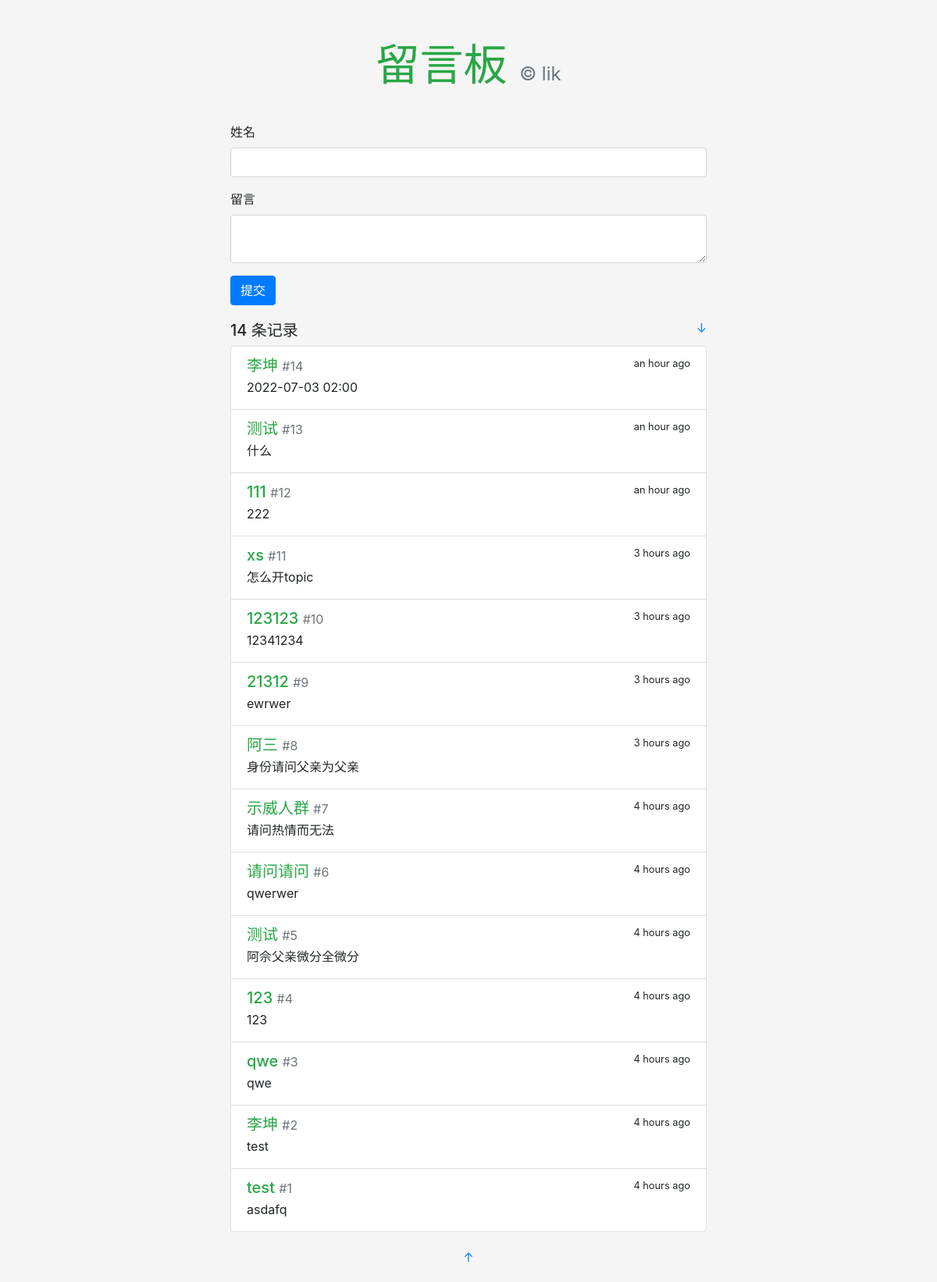
Screenshot of /msg with the database file from the repository.
### msg_board/models.py (models this page shows)
class Message(db.Model):
    id = db.Column(db.Integer, primary_key=True)
    name = db.Column(db.String(20))
    body = db.Column(db.String(200))
    timestamp = db.Column(db.DateTime, default=datetime.utcnow, index=True)

### msg_board/views.py (the view, shortened to what this page needs)
@app.route('/msg', methods=['GET', 'POST'])
def index():
    form = MsgForm()
    messages = Message.query.order_by(Message.timestamp.desc()).all()
    return render_template('index.html', form=form, messages=messages)

### msg_board/forms.py
class MsgForm(FlaskForm):
    name = StringField('姓名', validators=[DataRequired(), Length(1, 20)])
    body = TextAreaField('留言', validators=[DataRequired(), Length(1, 200)])
    submit = SubmitField('提交')

### msg_board/templates/index.html
{% extends 'base.html' %}
{% from 'bootstrap/form.html' import render_form %}
{% block content %}
    <div class="hello-form">
        {{ render_form(form, action=request.full_path) }}
    </div>
    <h5>{{ messages|length }} 条记录
        <small class="float-right">
            <a href="#bottom" title="Go Bottom">&darr;</a>
        </small>
    </h5>
    <div class="list-group">
        {% for message in messages %}
            <a class="list-group-item list-group-item-action flex-column">
                <div class="d-flex w-100 justify-content-between">
                    <h5 class="mb-1 text-success">{{ message.name }}
                        <small class="text-muted"> #{{ loop.revindex }}</small>
                    </h5>
                    <small data-toggle="tooltip" data-placement="top"
                           data-timestamp="{{ message.timestamp.strftime('%Y-%m-%dT%H:%M:%SZ') }}"
                           data-delay="500">
                        {{ moment(message.timestamp).fromNow(refresh=True) }}
                    </small>
                </div>
                <p class="mb-1">{{ message.body }}</p>
            </a>
        {% endfor %}
    </div>
{% endblock %}

### msg_board/templates/base.html (shortened to what this page needs)
<!DOCTYPE html>
<html lang="en">
<head>
    <link rel="stylesheet" href="{{ url_for('static', filename='css/bootstrap.min.css') }}" type="text/css">
    <link rel="stylesheet" href="{{ url_for('static', filename='css/style.css') }}" type="text/css">
</head>
<body>
<main class="container">
    <header>
        <h1 class="text-center display-4">
            <a href="{{ url_for('index') }}" class="text-success"><strong>留言板</strong></a>
            <small class="text-muted sub-title">&copy; lik</small>
        </h1>
    </header>
    {% block content %}{% endblock %}
    <footer class="text-center">
        {% block footer %}
            <p><a id="bottom" href="#" title="Go Top">&uarr;</a></p>
        {% endblock %}
    </footer>
</main>
</body>
</html>

### msg_board/static/css/style.css (style rules this page uses)
body { background-color: rgb(245, 245, 245) !important; }
p { overflow-wrap: break-word; word-wrap: break-word; }
.container { max-width: 640px !important; }
.hello-form { margin-bottom: 20px; }
header { margin: 50px 0 40px 0; }
header h1 { font-size: 60px; font-weight: bold; }
.sub-title { font-size: 24px; }
header a { text-decoration: none !important; }
footer { margin: 20px; }

### rows the page displays
Message: name "李坤", timestamp "an hour ago", body "2022-07-03 02:00"
Message: name "测试", timestamp "an hour ago", body "什么"
Message: name "111", timestamp "an hour ago", body "222"
Message: name "xs", timestamp "3 hours ago", body "怎么开topic"
Message: name "123123", timestamp "3 hours ago", body "12341234"
Message: name "21312", timestamp "3 hours ago", body "ewrwer"
Message: name "阿三", timestamp "3 hours ago", body "身份请问父亲为父亲"
Message: name "示威人群", timestamp "4 hours ago", body "请问热情而无法"
Message: name "请问请问", timestamp "4 hours ago", body "qwerwer"
Message: name "测试", timestamp "4 hours ago", body "阿佘父亲微分全微分"
Message: name "123", timestamp "4 hours ago", body "123"
Message: name "qwe", timestamp "4 hours ago", body "qwe"
Message: name "李坤", timestamp "4 hours ago", body "test"
Message: name "test", timestamp "4 hours ago", body "asdafq"

### other values shown
{{ messages|length }} "14"
